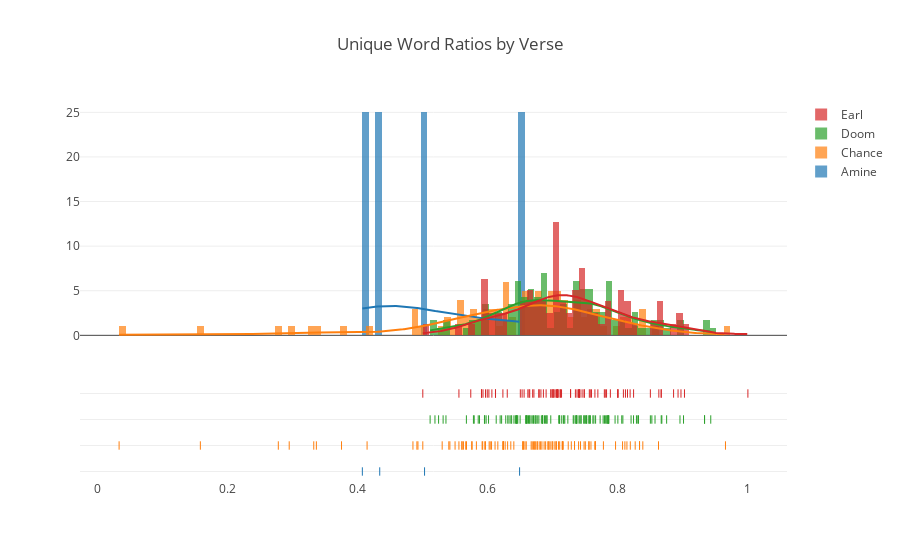

Here is the notebook cell this chart was saved with:
### Code cell
unique_words_hist(sub_works.values())
